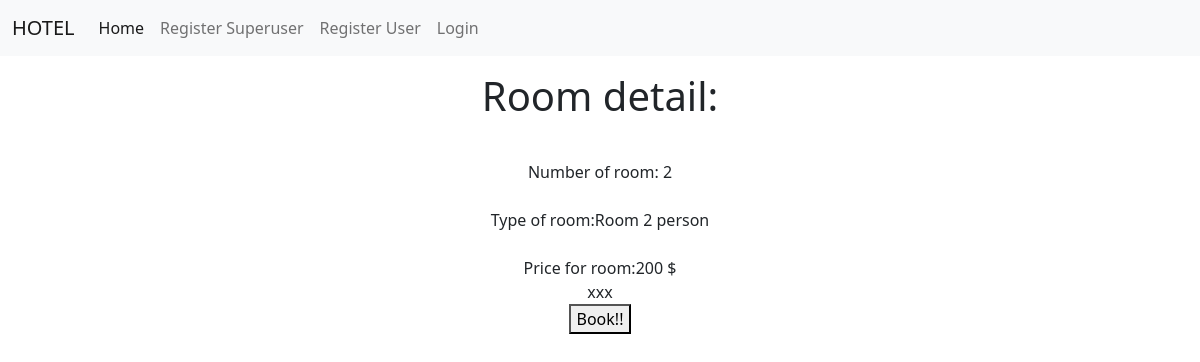
Screenshot of /01eafbba-668a-4b21-9e97-256a90b92f51/ with the database file from the repository.
### account/models.py (models this page shows, shortened)
class Room(models.Model):
    id = models.UUIDField(primary_key=True, default=uuid.uuid4, editable=False)
    room_type_id = models.ForeignKey(RoomType, on_delete=models.CASCADE)
    room_status_id = models.ForeignKey(RoomStatus, on_delete=models.CASCADE)
    room_no = models.CharField(max_length=5, unique=True)
    price = models.CharField(max_length=10)
    created_at = models.DateTimeField(auto_now_add=True, null=True)
    updated_at = models.DateTimeField(auto_now=True, null=True)
    is_active = models.BooleanField(default=False)

class RoomType(models.Model):
    id = models.UUIDField(primary_key=True, default=uuid.uuid4, editable=False)
    type = models.CharField(max_length=30, unique=True)
    price = models.CharField(max_length=10)
    created_at = models.DateTimeField(auto_now_add=True, null=True)
    updated_at = models.DateTimeField(auto_now=True, null=True)
    def __str__(self):
        return f'Room {self.type}  person' #price: {self.price}'

### account/views.py (the view)
# urls.py: path('<uuid:room_pk>/', views.room_detail_view, name='room_detail_view'),
def room_detail_view(request, room_pk):
    room_detail = get_object_or_404(Room, pk=room_pk) #mozna dawać room_pk albo room_id
    context = {'room_detail': room_detail}
    return render(request, 'rooms/room_detail_view.html', context)

### account/templates/rooms/room_detail_view.html (shortened to what this page needs)
{% extends 'base.html' %}
{% block content %}
<div class="container text-center">
<p><h1> Room detail:</h1></p>
<br>Number of room:  {{ room_detail.room_no }}</br>
<br>Type of room:{{ room_detail.room_type_id }}</br>
<br>Price for room:{{ room_detail.price }}</br>
    xxx
<form action="#" method="POST" xxx>
<button type="submit"> Book!! </button>
</div>
{% endblock %}

### rows the page displays
Room: room_no "2", room_type_id "Room 2 person", price "200 $"
